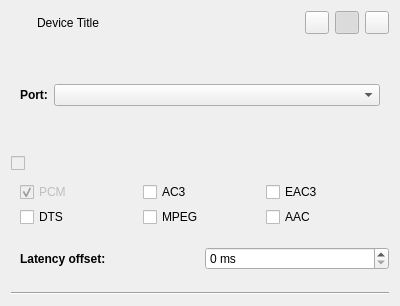
<?xml version="1.0" encoding="UTF-8"?>
<ui version="4.0">
 <class>DeviceWidget</class>
 <widget class="QWidget" name="DeviceWidget">
  <property name="geometry">
   <rect>
    <x>0</x>
    <y>0</y>
    <width>400</width>
    <height>306</height>
   </rect>
  </property>
  <property name="windowTitle">
   <string>Form</string>
  </property>
  <layout class="QVBoxLayout" name="verticalLayout">
   <item>
    <layout class="QHBoxLayout" name="horizontalLayout">
     <item>
      <widget class="QLabel" name="iconImage">
       <property name="text">
        <string/>
       </property>
      </widget>
     </item>
     <item>
      <widget class="QLabel" name="boldNameLabel">
       <property name="text">
        <string/>
       </property>
      </widget>
     </item>
     <item>
      <widget class="QLabel" name="nameLabel">
       <property name="text">
        <string>Device Title</string>
       </property>
      </widget>
     </item>
     <item>
      <spacer name="horizontalSpacer">
       <property name="orientation">
        <enum>Qt::Horizontal</enum>
       </property>
       <property name="sizeHint" stdset="0">
        <size>
         <width>40</width>
         <height>20</height>
        </size>
       </property>
      </spacer>
     </item>
     <item>
      <widget class="QToolButton" name="muteToggleButton">
       <property name="toolTip">
        <string>Mute audio</string>
       </property>
       <property name="icon">
        <iconset theme="audio-volume-muted"/>
       </property>
       <property name="checkable">
        <bool>true</bool>
       </property>
      </widget>
     </item>
     <item>
      <widget class="QToolButton" name="lockToggleButton">
       <property name="toolTip">
        <string>Lock channels together</string>
       </property>
       <property name="icon">
        <iconset theme="changes-prevent-symbolic"/>
       </property>
       <property name="checkable">
        <bool>true</bool>
       </property>
       <property name="checked">
        <bool>true</bool>
       </property>
      </widget>
     </item>
     <item>
      <widget class="QToolButton" name="defaultToggleButton">
       <property name="toolTip">
        <string>Set as fallback</string>
       </property>
       <property name="icon">
        <iconset theme=""/>
       </property>
       <property name="checkable">
        <bool>true</bool>
       </property>
      </widget>
     </item>
    </layout>
   </item>
   <item>
    <widget class="QWidget" name="portSelect" native="true">
     <layout class="QHBoxLayout" name="horizontalLayout_2" stretch="0,1">
      <item>
       <widget class="QLabel" name="label_3">
        <property name="text">
         <string>&lt;b&gt;Port:&lt;/b&gt;</string>
        </property>
       </widget>
      </item>
      <item>
       <widget class="QComboBox" name="portList"/>
      </item>
     </layout>
    </widget>
   </item>
   <item>
    <layout class="QGridLayout" name="channelsGrid">
     <property name="horizontalSpacing">
      <number>0</number>
     </property>
    </layout>
   </item>
   <item>
    <widget class="QCheckBox" name="advancedOptions">
     <property name="enabled">
      <bool>false</bool>
     </property>
     <property name="text">
      <string></string>
     </property>
    </widget>
   </item>
   <item>
    <widget class="QWidget" name="advancedWidget" native="true">
     <layout class="QVBoxLayout" name="verticalLayout_2">
      <property name="spacing">
       <number>0</number>
      </property>
      <property name="leftMargin">
       <number>9</number>
      </property>
      <property name="topMargin">
       <number>0</number>
      </property>
      <property name="rightMargin">
       <number>0</number>
      </property>
      <property name="bottomMargin">
       <number>0</number>
      </property>
      <item>
       <widget class="QWidget" name="encodingSelect" native="true">
        <layout class="QGridLayout" name="gridLayout">
         <property name="leftMargin">
          <number>0</number>
         </property>
         <property name="topMargin">
          <number>0</number>
         </property>
         <property name="rightMargin">
          <number>0</number>
         </property>
         <property name="bottomMargin">
          <number>0</number>
         </property>
         <property name="spacing">
          <number>0</number>
         </property>
         <item row="0" column="0">
          <widget class="QCheckBox" name="encodingFormatPCM">
           <property name="enabled">
            <bool>false</bool>
           </property>
           <property name="text">
            <string>PCM</string>
           </property>
           <property name="checked">
            <bool>true</bool>
           </property>
          </widget>
         </item>
         <item row="0" column="1">
          <widget class="QCheckBox" name="encodingFormatAC3">
           <property name="text">
            <string>AC3</string>
           </property>
          </widget>
         </item>
         <item row="0" column="2">
          <widget class="QCheckBox" name="encodingFormatEAC3">
           <property name="text">
            <string>EAC3</string>
           </property>
          </widget>
         </item>
         <item row="1" column="0">
          <widget class="QCheckBox" name="encodingFormatDTS">
           <property name="text">
            <string>DTS</string>
           </property>
          </widget>
         </item>
         <item row="1" column="1">
          <widget class="QCheckBox" name="encodingFormatMPEG">
           <property name="text">
            <string>MPEG</string>
           </property>
          </widget>
         </item>
         <item row="1" column="2">
          <widget class="QCheckBox" name="encodingFormatAAC">
           <property name="text">
            <string>AAC</string>
           </property>
          </widget>
         </item>
        </layout>
       </widget>
      </item>
      <item>
       <widget class="QWidget" name="offsetSelect" native="true">
        <layout class="QHBoxLayout" name="horizontalLayout_3">
         <property name="spacing">
          <number>0</number>
         </property>
         <property name="leftMargin">
          <number>0</number>
         </property>
         <property name="topMargin">
          <number>0</number>
         </property>
         <property name="rightMargin">
          <number>0</number>
         </property>
         <property name="bottomMargin">
          <number>0</number>
         </property>
         <item>
          <widget class="QLabel" name="label_4">
           <property name="text">
            <string>&lt;b&gt;Latency offset:&lt;/b&gt;</string>
           </property>
          </widget>
         </item>
         <item>
          <widget class="QSpinBox" name="offsetButton">
           <property name="suffix">
            <string> ms</string>
           </property>
           <property name="maximum">
            <number>10000</number>
           </property>
          </widget>
         </item>
        </layout>
       </widget>
      </item>
     </layout>
    </widget>
   </item>
   <item>
    <widget class="Line" name="line">
     <property name="orientation">
      <enum>Qt::Horizontal</enum>
     </property>
    </widget>
   </item>
  </layout>
 </widget>
 <resources/>
 <connections>
  <connection>
   <sender>advancedOptions</sender>
   <signal>toggled(bool)</signal>
   <receiver>advancedWidget</receiver>
   <slot>setVisible(bool)</slot>
   <hints>
    <hint type="sourcelabel">
     <x>151</x>
     <y>103</y>
    </hint>
    <hint type="destinationlabel">
     <x>364</x>
     <y>122</y>
    </hint>
   </hints>
  </connection>
 </connections>
</ui>
